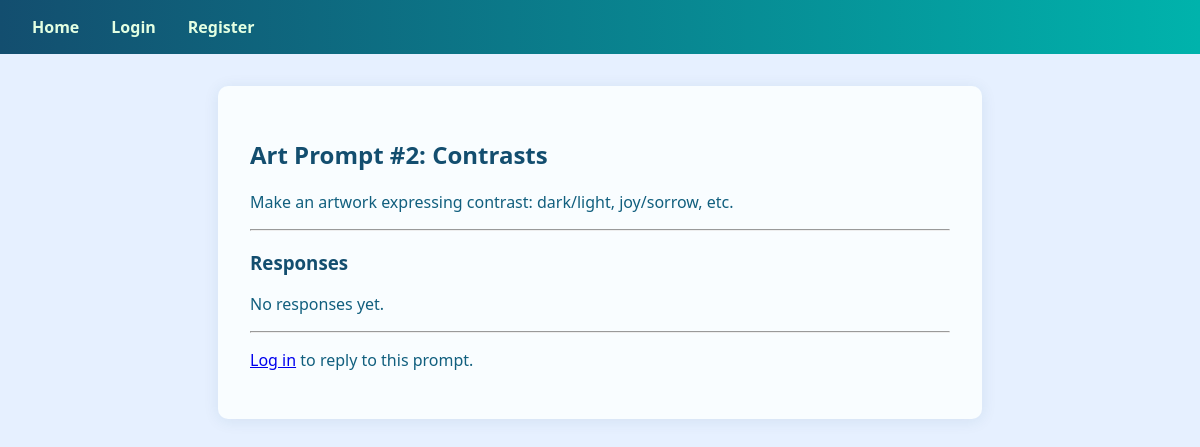
Page /prompt/2 on the committed database.
### tables this page shows
CREATE TABLE prompt (
    id INTEGER PRIMARY KEY AUTOINCREMENT,
    title TEXT NOT NULL,
    description TEXT NOT NULL
);

### app.py (the view, shortened to what this page needs)
@app.route('/prompt/<int:prompt_id>', methods=['GET', 'POST'])
def prompt_page(prompt_id):
    conn = get_db()
    prompt = conn.execute('SELECT * FROM prompt WHERE id=?', (prompt_id,)).fetchone()
    if not prompt:
        abort(404)
    responses = conn.execute(
        'SELECT response.*, user.username FROM response JOIN user ON user.id = response.user_id WHERE prompt_id=? ORDER BY timestamp ASC',
        (prompt_id,)
    ).fetchall()
    return render_template('prompt.html', prompt=prompt, responses=responses)

### app.py (called while the page is built)
def get_db():
    conn = sqlite3.connect(app.config['DATABASE'])
    conn.row_factory = sqlite3.Row
    return conn

### templates/prompt.html (shortened to what this page needs)
{% extends "base.html" %}
{% block content %}
  <h2>{{ prompt['title'] }}</h2>
  <p>{{ prompt['description'] }}</p>
  <hr>
  <section>
    <h3>Responses</h3>
    {% if responses %}
      <ul class="responses">
      {% for r in responses %}
        <li>
          <div>
            <strong>{{ r['username'] }}</strong> <em>{{ r['timestamp'] }}</em>
          </div>
          {% if r['text'] %}
            <div>{{ r['text'] | e }}</div>
          {% endif %}
          {% if r['filename'] %}
            <div>
              <a href="{{ url_for('uploaded_file', filename=r['filename']) }}" target="_blank">[View Attachment]</a>
            </div>
            {% if r['filename'].endswith(('png', 'jpg', 'jpeg', 'gif', 'svg')) %}
              <img src="{{ url_for('uploaded_file', filename=r['filename']) }}" class="preview" alt="Image preview">
            {% endif %}
          {% endif %}
        </li>
      {% endfor %}
      </ul>
    {% else %}
      <p>No responses yet.</p>
    {% endif %}
  </section>
  <hr>
  {% if current_user.is_authenticated %}
    <section>
      <h3>Your Response</h3>
      <form method="POST" enctype="multipart/form-data">
        <div>
          <label>Text:<br>
            <textarea name="text" rows="3" cols="44"></textarea>
          </label>
        </div>
        <div>
          <label>File: <input type="file" name="file" accept=".png,.jpg,.jpeg,.gif,.pdf,.svg"></label>
        </div>
        <button type="submit">Post</button>
      </form>
    </section>
  {% else %}
    <p><a href="{{ url_for('login') }}">Log in</a> to reply to this prompt.</p>
  {% endif %}
{% endblock %}

### static/style.css (style rules this page uses)
body { font-family: 'Segoe UI', Arial, sans-serif; background: #e6f0ff; margin: 0; color: #115f7e; }
h1, h2, h3 { color: #134e6f; }

### rows in the picture
prompt: title "Art Prompt #2: Contrasts", description "Make an artwork expressing contrast: dark/light, joy/sorrow, etc."
